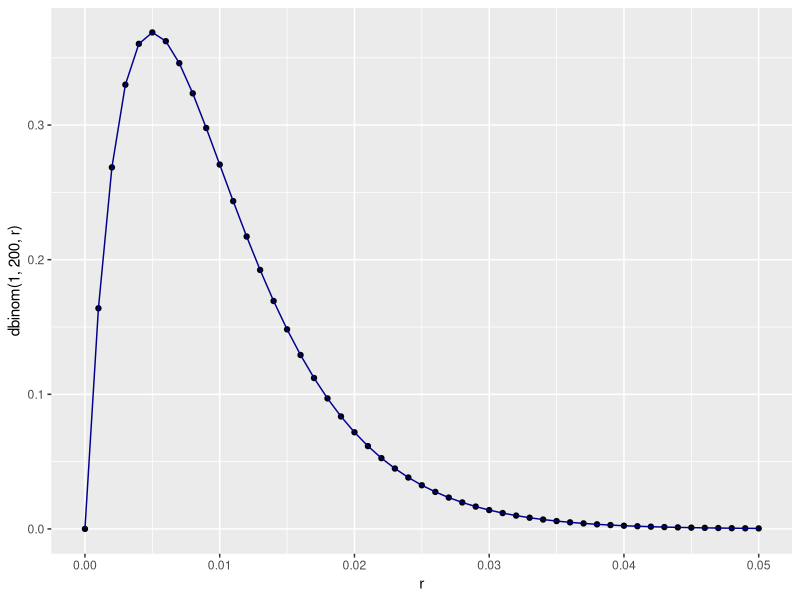

Write R code to recreate this figure.
## ---- chunk 1
knitr::opts_chunk$set(echo = TRUE)
## ---- chunk 2
#define function for P(E|H)
beta<-function(r){
  return(200*r*(1-r)^(199))
}
#possible values of r
r<-seq(from=0,to=5/100,by=0.1/100)
#for loop
p<-c()
for(i in 1:length(r)){
  p[i]<-print(beta(r[i]))
}
## ---- chunk 3
library(ggplot2)
r<-seq(from=0,to=5/100,by=0.1/100)
#density plot
dat<-data.frame(r,dbinom(1,200,r))
plot<-ggplot(dat,aes(r,dbinom(1,200,r)))+
  geom_point()+
  geom_line(col='darkblue')
plot
